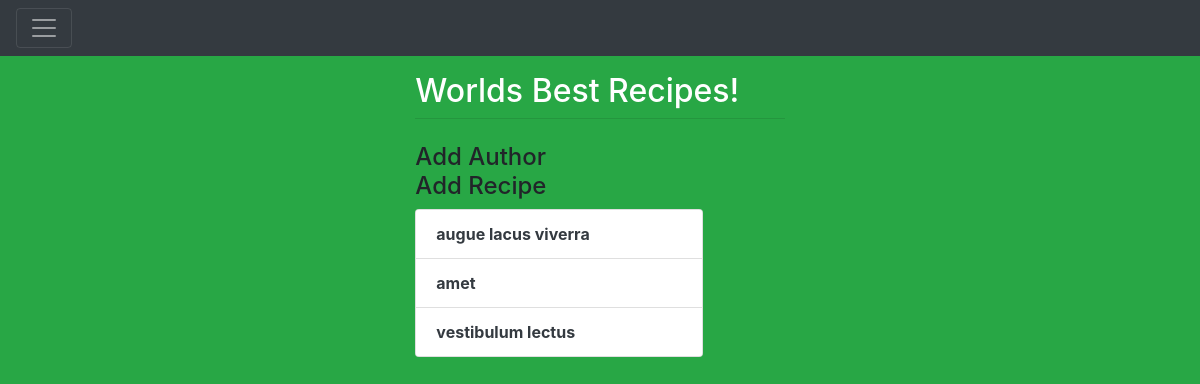
/, run on an earlier commit of the app's database.
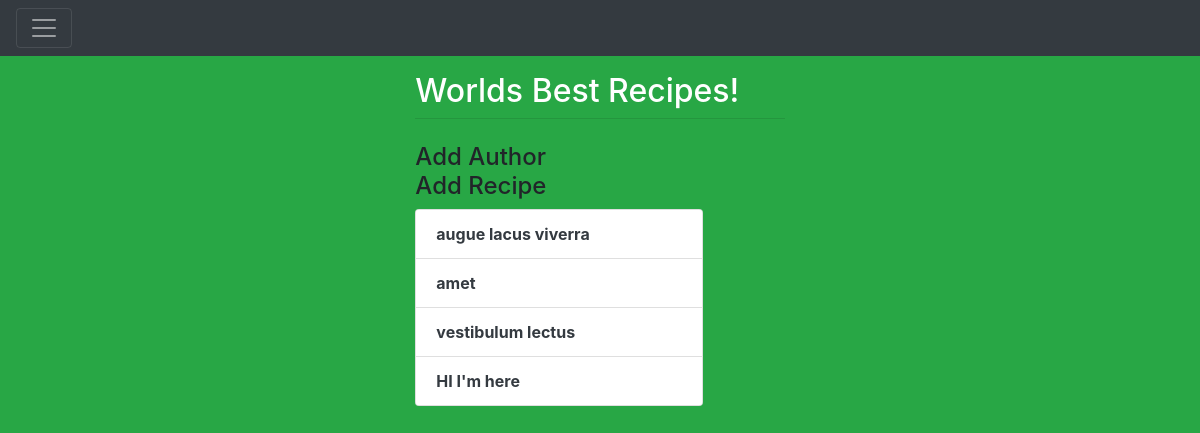
And on a later commit of the database.
### recipes/models.py (models this page shows, shortened)
class Recipes(models.Model):
    title = models.CharField(max_length=100)
    body = models.TextField()
    publish_date = models.DateTimeField(default=timezone.now)
    author = models.ForeignKey(Author, on_delete=models.CASCADE)

### recipes/views.py (the view)
# urls.py: path('', views.index, name='homepage'),
def index(request):
    return render(request, 'index.html', {
        'recipes': Recipes.objects.all(), 'authors': Author.objects.all()
    }
    )

### Templates/index.html (shortened to what this page needs)
<!DOCTYPE html>
<html lang="en">
<head>
    <link rel="stylesheet" href="https://cdn.jsdelivr.net/npm/bootstrap@4.5.3/dist/css/bootstrap.min.css"
>
</head>
<div class="fixed-top">
    <nav class="navbar navbar-dark bg-dark">
        <button class="navbar-toggler" type="button" data-toggle="collapse" data-target="#navbarToggleExternalContent"
            aria-controls="navbarToggleExternalContent" aria-expanded="false" aria-label="Toggle navigation">
            <span class="navbar-toggler-icon"></span>
        </button>
    </nav>
</div>
<body class="p-3 mb-2 bg-success text-white">
    <div class="row justify-content-center">
        <div class="col-4">
            <br>
            <br>
            <h2 class="mt-2">Worlds Best Recipes!</h2>
            <hr class="mt-0 mb-4">
            <h4>
                <a href="/author/add/" class="text-body">Add Author</a>
                <br>
                <a href="/recipes/add/" class="text-body">Add Recipe</a>
            </h4>
            <div class="card" style="width: 18rem;">
                <ol class="list-group list-group-flush">
                    {%for recipe in recipes%}
                    <li class="list-group-item">
                        <strong><a href="/recipes/{{ recipe.id }}/" class="text-dark">{{ recipe.title }}</a></strong>
                    </li>
                    {% endfor %}
                </ol>
            </div>
</body>
</html>

What changed in the data, as far as the page shows it:
added Recipes: title "HI I'm here"
